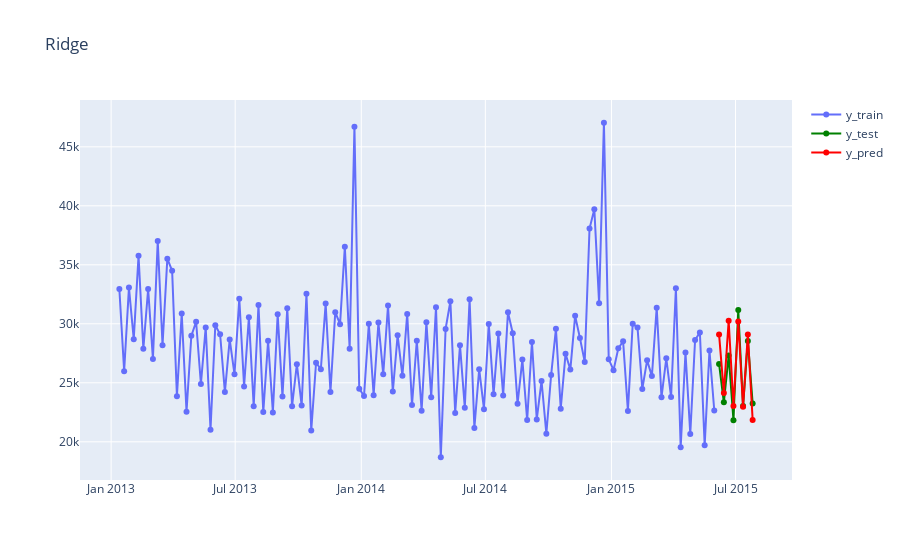

Notebook source saved alongside this figure:
### Code cell
fig = go.Figure()

fig.add_traces(go.Scatter(x=y_train.index, y=y_train.values, mode='lines+markers', name = "y_train"))
fig.add_traces(go.Scatter(x=y_test.index, y=y_test.values, mode='lines+markers', name = "y_test", line=dict(color="green")) )
fig.add_traces(go.Scatter(x=y_pred.index, y=y_pred.values, mode='lines+markers', name = "y_pred", line=dict(color="red")))
fig.update_layout(title="Ridge")
fig.show()
